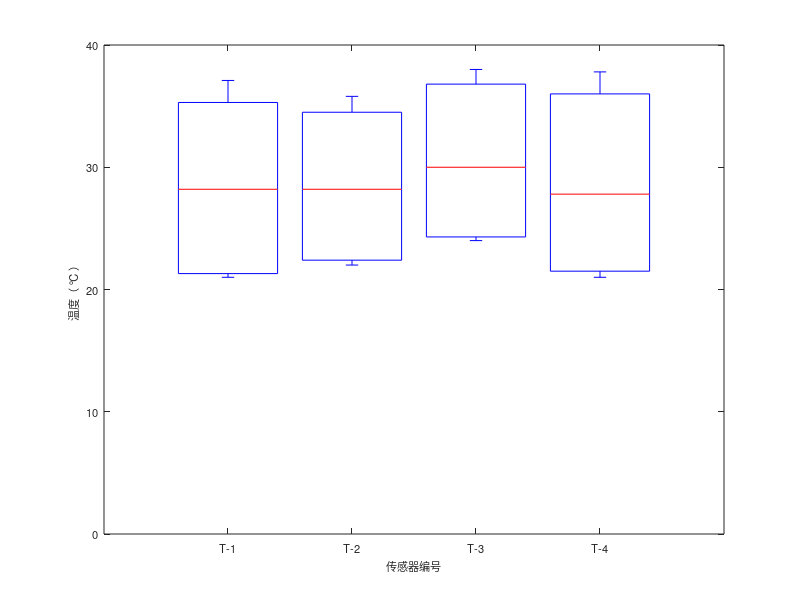

Source code (MATLAB):

%positionAndSize=[500,350,600,300];
positionAndSize=[237,358,320,230];

%坐标横轴
%林迪南注：例：1.3-0.7，13.3-12.7为预警线的“长度”

Temperature=[];

itemSelect=6;

if  itemSelect==1
    %2020年1月
    Temperature(:,1)=[6.5 11 16 22 26]';
    Temperature(:,2)=[6.7 10.9 15.2 20 24]';
    Temperature(:,3)=[6.8 10.7 15.5 19 23.5]';
    Temperature(:,4)=[4.5 8 16 22 26]';
elseif itemSelect==2
    %2020年2月
    Temperature(:,1)=[8 11 17 24 27]';
    Temperature(:,2)=[7 10 16 22 25]';
    Temperature(:,3)=[6.2 8.5 17 21 24.5]';
    Temperature(:,4)=[4.5 7 16 23 26]';
elseif itemSelect==3
    %2020年3月
    Temperature(:,1)=[8 12.8 15.6 17 22.5]';
    Temperature(:,2)=[9.5 13.6 16.8 18.3 21]';
    Temperature(:,3)=[8.5 13.3 15.7 16.8 20.5]';
    Temperature(:,4)=[7.5 12.7 15 16 19.8]';
elseif itemSelect==4
    %2020年4月
    Temperature(:,1)=[5 10.5 21 26 29.5]';
    Temperature(:,2)=[6 10 20.5 24.5 28]';
    Temperature(:,3)=[5.5 9.8 20.6 23.8 27.5]';
    Temperature(:,4)=[4 8.8 20.3 25 32]';
elseif itemSelect==5
    %2020年5月
    Temperature(:,1)=[19 19.3 22.7 26 27.1]';
    Temperature(:,2)=[18.8 19.1 22.0 25.0 25.8]';
    Temperature(:,3)=[19.2 19.5 22.2 25.4 26.0]';
    Temperature(:,4)=[18.9 19.3 22.5 26.3 27.3]';
elseif itemSelect==6
    %2020年6月
    Temperature(:,1)=[21 21.3 28.2 35.3 37.1]';
    Temperature(:,2)=[22 22.4 28.2 34.5 35.8]';
    Temperature(:,3)=[24 24.3 30.0 36.8 38.0]';
    Temperature(:,4)=[21 21.5 27.8 36.0 37.8]';
end
boxplot(Temperature,'whisker',10000,'symbol','b+','color','b')
set(gca,'xtick',1:4,'fontsize',8);
set(gca,'xticklabel',{'T-1','T-2', 'T-3','T-4'},'fontsize',8);

ylim(gca,[0,40]);

%set(gca,'yticklabel',{'21','23', '25','27','29', '31','33','35', '37', '39'},'fontsize',8);

%set(gca,'yticklabel',{'5','8.5', '12','15.5','19', '22.5','26','29.5'},'fontsize',8);
%set(gca,'yticklabel',{'3','6', '9','12','15', '18','21','24', '27', '30'},'fontsize',8);
%set(gca,'yticklabel',{'3','6', '9','12','15', '18','21','24', '27', '30'},'fontsize',8);
%set(gca,'yticklabel',{'4','8', '12','15','19', '23','27','24', '27', '30'},'fontsize',8);


xlabel('传感器编号','fontsize',8);
ylabel('温度（ ℃ ）','fontsize',8);
%ylim(gca,[5,35]);    %12月
%ylim(gca,[10,18]);    %1月
%ylim(gca,[17,26]);
%ylim(gca,[16,25]);    %3月
set(gcf,'position',positionAndSize);